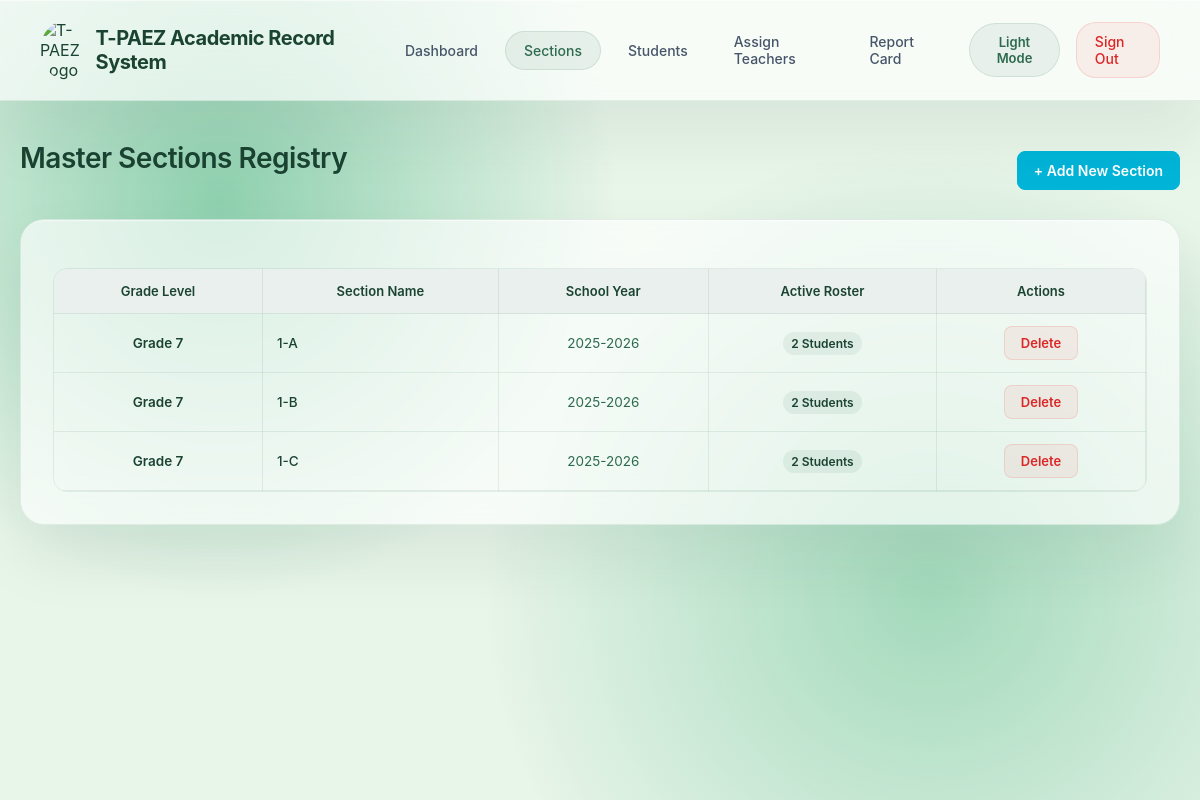
Screenshot of /sections.php (signed in) with the database file from the repository.
### tables this page shows
CREATE TABLE `sections` (
  `id` int(11) NOT NULL,
  `name` varchar(100) NOT NULL,
  `grade_level` int(11) NOT NULL,
  `school_year` varchar(20) NOT NULL,
  `created_at` timestamp NOT NULL DEFAULT current_timestamp()
);

### sections.php (the view, shortened to what this page needs)
<?php
require_once 'includes/header.php';
require_once 'config/config.php';
$stmt = $pdo->query("
    SELECT s.*, COUNT(e.id) as student_count
    FROM sections s
    LEFT JOIN enrollments e ON s.id = e.section_id
    GROUP BY s.id
    ORDER BY s.school_year DESC, s.grade_level ASC, s.name ASC
");
$all_sections = $stmt->fetchAll();
?>
<div class="header-action-area">
    <h1>Master Sections Registry</h1>
    <button onclick="openModal('sectionModal')" class="btn-primary">+ Add New Section</button>
</div>
<div class="card-panel">
    <div class="table-container">
        <table class="grade-table">
            <thead>
                <tr>
                    <th>Grade Level</th>
                    <th>Section Name</th>
                    <th>School Year</th>
                    <th>Active Roster</th>
                    <th>Actions</th>
                </tr>
            </thead>
            <tbody>
                <?php foreach ($all_sections as $sec): ?>
                <tr>
                    <td style="font-weight: 600; color: var(--text-title);">Grade <?php echo $sec['grade_level']; ?></td>
                    <td style="text-align: left; font-weight: 500;"><?php echo htmlspecialchars($sec['name']); ?></td>
                    <td style="color: var(--text-subtitle);"><?php echo htmlspecialchars($sec['school_year']); ?></td>
                    <td><span class="badge-count"><?php echo $sec['student_count']; ?> Students</span></td>
                    <td>
                        <a href="?delete_id=<?php echo $sec['id']; ?>" class="delete" onclick="return confirm('Are you sure you want to delete this section?')">Delete</a>
                    </td>
                </tr>
                <?php endforeach; ?>
            </tbody>
        </table>
    </div>
</div>
<?php require_once 'includes/footer.php'; ?>

### css/style.css (style rules this page uses)
* { margin: 0; padding: 0; box-sizing: border-box; font-family: 'Inter', -apple-system, BlinkMacSystemFont, "Segoe UI", Roboto, sans-serif; }
:root { --bg-base: #e8f5e9; --surface-card: rgba(255, 255, 255, 0.65); --border-card: rgba(45, 106, 79, 0.1); --shadow-card: 0 32px 64px rgba(27, 67, 50, 0.08), inset 0 1px 1px rgba(255, 255, 255, 0.6); --text-title: #1b4332; --text-subtitle: #2d6a4f; --text-muted: #475569; --input-bg: rgba(255, 255, 255, 0.75); --input-border: rgba(45, 106, 79, 0.15); --input-text: #1b4332; --input-placeholder: #74c69d; --primary-start: #2d6a4f; --primary-end: #40916c; --primary-shadow: rgba(45, 106, 79, 0.15); --primary-hover-start: #1b4332; --primary-hover-end: #2d6a4f; --primary-hover-shadow: rgba(45, 106, 79, 0.25); --ambient-1: radial-gradient(circle, #52b788 0%, rgba(232, 245, 233, 0) 70%); --ambient-2: radial-gradient(circle, #74c69d 0%, rgba(232, 245, 233, 0) 70%); --banner-bg: rgba(239, 68, 68, 0.08); --banner-text: #dc2626; --banner-border: rgba(239, 68, 68, 0.15); --mode-btn-bg: rgba(45, 106, 79, 0.08); --mode-btn-border: rgba(45, 106, 79, 0.12); --mode-btn-text: #2d6a4f; --table-header-bg: #e9f0ed; --table-row-hover: rgba(45, 106, 79, 0.02); }
body { background: var(--bg-base); color: var(--input-text); min-height: 100vh; overflow-x: hidden; padding-bottom: 60px; transition: background 0.4s cubic-bezier(0.4, 0, 0.2, 1); }
h1 { color: var(--text-title); font-size: 28px; font-weight: 600; letter-spacing: -0.5px; margin-bottom: 24px; }
.card-panel { background: var(--surface-card); backdrop-filter: blur(20px); -webkit-backdrop-filter: blur(20px); border: 1px solid var(--border-card); border-radius: 24px; padding: 32px; box-shadow: var(--shadow-card); margin-bottom: 32px; }
.table-container { width: 100%; overflow-x: auto; margin-top: 16px; border-radius: 14px; border: 1px solid var(--border-card); }
.grade-table { width: 100%; border-collapse: collapse; text-align: center; background: transparent; }
.grade-table th { background: var(--table-header-bg); color: var(--text-title); font-weight: 600; font-size: 13px; padding: 14px; border-bottom: 1px solid var(--border-card); border-right: 1px solid var(--border-card); }
.grade-table td { padding: 12px 14px; border-bottom: 1px solid var(--border-card); border-right: 1px solid var(--border-card); font-size: 13.5px; color: var(--input-text); }
.delete-btn, .delete { background: var(--banner-bg); color: var(--banner-text); border: 1px solid var(--banner-border); padding: 8px 16px; border-radius: 8px; text-decoration: none; font-size: 13px; font-weight: 600; display: inline-block; transition: all 0.2s ease; }

### includes/header.php (style rules this page uses)
html, body { background: #e8f5e9; }

### sections.php (style rules this page uses)
.header-action-area { display: flex; justify-content: space-between; align-items: center; margin-bottom: 20px; }
.btn-primary { background-color: #00b4d8; color: #ffffff; border: 1px solid #00b4d8; padding: 10px 16px; border-radius: 8px; font-weight: 600; font-size: 14px; cursor: pointer; transition: all 0.2s ease; }
.badge-count { background: var(--mode-btn-bg, rgba(0, 0, 0, 0.06)); padding: 4px 8px; border-radius: 12px; font-size: 12px; font-weight: 600; }

### rows the page displays
sections: grade_level "7", name "1-A", school_year "2025-2026", student_count "2"
sections: grade_level "7", name "1-B", school_year "2025-2026", student_count "2"
sections: grade_level "7", name "1-C", school_year "2025-2026", student_count "2"
